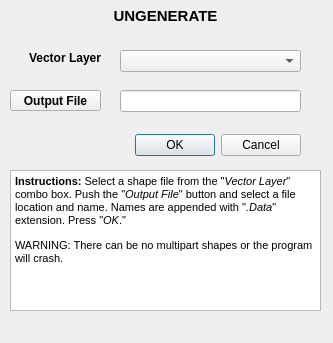
<?xml version="1.0" encoding="UTF-8"?>
<ui version="4.0">
 <class>UngenerateDialogBase</class>
 <widget class="QDialog" name="UngenerateDialogBase">
  <property name="geometry">
   <rect>
    <x>0</x>
    <y>0</y>
    <width>333</width>
    <height>343</height>
   </rect>
  </property>
  <property name="windowTitle">
   <string>Ungenerate</string>
  </property>
  <widget class="QDialogButtonBox" name="button_box">
   <property name="geometry">
    <rect>
     <x>120</x>
     <y>130</y>
     <width>181</width>
     <height>31</height>
    </rect>
   </property>
   <property name="orientation">
    <enum>Qt::Horizontal</enum>
   </property>
   <property name="standardButtons">
    <set>QDialogButtonBox::Cancel|QDialogButtonBox::Ok</set>
   </property>
  </widget>
  <widget class="QLineEdit" name="lineEdit">
   <property name="geometry">
    <rect>
     <x>120</x>
     <y>90</y>
     <width>181</width>
     <height>22</height>
    </rect>
   </property>
  </widget>
  <widget class="QPushButton" name="pushButton">
   <property name="geometry">
    <rect>
     <x>10</x>
     <y>90</y>
     <width>91</width>
     <height>21</height>
    </rect>
   </property>
   <property name="font">
    <font>
     <weight>75</weight>
     <bold>true</bold>
    </font>
   </property>
   <property name="text">
    <string>Output File</string>
   </property>
  </widget>
  <widget class="QLabel" name="label_2">
   <property name="geometry">
    <rect>
     <x>0</x>
     <y>0</y>
     <width>331</width>
     <height>31</height>
    </rect>
   </property>
   <property name="font">
    <font>
     <pointsize>11</pointsize>
     <weight>75</weight>
     <bold>true</bold>
     <underline>false</underline>
     <kerning>true</kerning>
    </font>
   </property>
   <property name="text">
    <string>UNGENERATE</string>
   </property>
   <property name="alignment">
    <set>Qt::AlignCenter</set>
   </property>
  </widget>
  <widget class="QComboBox" name="comboBox">
   <property name="geometry">
    <rect>
     <x>120</x>
     <y>50</y>
     <width>181</width>
     <height>22</height>
    </rect>
   </property>
  </widget>
  <widget class="QLabel" name="label">
   <property name="geometry">
    <rect>
     <x>10</x>
     <y>50</y>
     <width>91</width>
     <height>16</height>
    </rect>
   </property>
   <property name="font">
    <font>
     <weight>75</weight>
     <bold>true</bold>
    </font>
   </property>
   <property name="layoutDirection">
    <enum>Qt::LeftToRight</enum>
   </property>
   <property name="text">
    <string>Vector Layer</string>
   </property>
   <property name="alignment">
    <set>Qt::AlignRight|Qt::AlignTrailing|Qt::AlignVCenter</set>
   </property>
  </widget>
  <widget class="QTextEdit" name="textEdit">
   <property name="geometry">
    <rect>
     <x>10</x>
     <y>170</y>
     <width>311</width>
     <height>141</height>
    </rect>
   </property>
   <property name="html">
    <string>&lt;!DOCTYPE HTML PUBLIC &quot;-//W3C//DTD HTML 4.0//EN&quot; &quot;http://www.w3.org/TR/REC-html40/strict.dtd&quot;&gt;
&lt;html&gt;&lt;head&gt;&lt;meta name=&quot;qrichtext&quot; content=&quot;1&quot; /&gt;&lt;style type=&quot;text/css&quot;&gt;
p, li { white-space: pre-wrap; }
&lt;/style&gt;&lt;/head&gt;&lt;body style=&quot; font-family:'MS Shell Dlg 2'; font-size:7.8pt; font-weight:400; font-style:normal;&quot;&gt;
&lt;p style=&quot; margin-top:12px; margin-bottom:12px; margin-left:0px; margin-right:0px; -qt-block-indent:0; text-indent:0px;&quot;&gt;&lt;span style=&quot; font-family:'MS Shell Dlg 2,sans-serif'; font-size:8pt; font-weight:600;&quot;&gt;Instructions:&lt;/span&gt;&lt;span style=&quot; font-family:'MS Shell Dlg 2,sans-serif'; font-size:8pt;&quot;&gt; Select a shape file from the &amp;quot;&lt;/span&gt;&lt;span style=&quot; font-family:'MS Shell Dlg 2,sans-serif'; font-size:8pt; font-style:italic;&quot;&gt;Vector Layer&lt;/span&gt;&lt;span style=&quot; font-family:'MS Shell Dlg 2,sans-serif'; font-size:8pt;&quot;&gt;&amp;quot; combo box. Push the &amp;quot;&lt;/span&gt;&lt;span style=&quot; font-family:'MS Shell Dlg 2,sans-serif'; font-size:8pt; font-style:italic;&quot;&gt;Output File&lt;/span&gt;&lt;span style=&quot; font-family:'MS Shell Dlg 2,sans-serif'; font-size:8pt;&quot;&gt;&amp;quot; button and select a file location and name. Names are appended with &amp;quot;&lt;/span&gt;&lt;span style=&quot; font-family:'MS Shell Dlg 2,sans-serif'; font-size:8pt; font-style:italic;&quot;&gt;.Data&lt;/span&gt;&lt;span style=&quot; font-family:'MS Shell Dlg 2,sans-serif'; font-size:8pt;&quot;&gt;&amp;quot; extension. Press &amp;quot;&lt;/span&gt;&lt;span style=&quot; font-family:'MS Shell Dlg 2,sans-serif'; font-size:8pt; font-style:italic;&quot;&gt;OK&lt;/span&gt;&lt;span style=&quot; font-family:'MS Shell Dlg 2,sans-serif'; font-size:8pt;&quot;&gt;.&amp;quot;&lt;/span&gt;&lt;span style=&quot; font-size:8pt;&quot;&gt; &lt;/span&gt;&lt;/p&gt;
&lt;p style=&quot; margin-top:12px; margin-bottom:12px; margin-left:0px; margin-right:0px; -qt-block-indent:0; text-indent:0px;&quot;&gt;&lt;span style=&quot; font-size:8pt;&quot;&gt;WARNING: There can be no multipart shapes or the program will crash.&lt;/span&gt;&lt;/p&gt;&lt;/body&gt;&lt;/html&gt;</string>
   </property>
  </widget>
 </widget>
 <resources/>
 <connections>
  <connection>
   <sender>button_box</sender>
   <signal>accepted()</signal>
   <receiver>UngenerateDialogBase</receiver>
   <slot>accept()</slot>
   <hints>
    <hint type="sourcelabel">
     <x>20</x>
     <y>20</y>
    </hint>
    <hint type="destinationlabel">
     <x>20</x>
     <y>20</y>
    </hint>
   </hints>
  </connection>
  <connection>
   <sender>button_box</sender>
   <signal>rejected()</signal>
   <receiver>UngenerateDialogBase</receiver>
   <slot>reject()</slot>
   <hints>
    <hint type="sourcelabel">
     <x>20</x>
     <y>20</y>
    </hint>
    <hint type="destinationlabel">
     <x>20</x>
     <y>20</y>
    </hint>
   </hints>
  </connection>
 </connections>
</ui>
